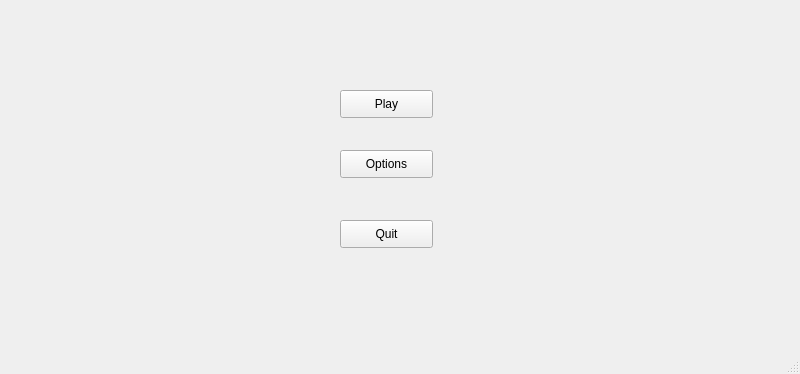
<?xml version="1.0" encoding="UTF-8"?>
<ui version="4.0">
 <class>Menu</class>
 <widget class="QMainWindow" name="Menu">
  <property name="geometry">
   <rect>
    <x>0</x>
    <y>0</y>
    <width>800</width>
    <height>374</height>
   </rect>
  </property>
  <property name="windowTitle">
   <string>MainWindow</string>
  </property>
  <widget class="QWidget" name="centralwidget">
   <widget class="QPushButton" name="Play">
    <property name="geometry">
     <rect>
      <x>340</x>
      <y>90</y>
      <width>93</width>
      <height>28</height>
     </rect>
    </property>
    <property name="text">
     <string>Play</string>
    </property>
   </widget>
   <widget class="QPushButton" name="Options">
    <property name="geometry">
     <rect>
      <x>340</x>
      <y>150</y>
      <width>93</width>
      <height>28</height>
     </rect>
    </property>
    <property name="text">
     <string>Options</string>
    </property>
   </widget>
   <widget class="QPushButton" name="Quit">
    <property name="geometry">
     <rect>
      <x>340</x>
      <y>220</y>
      <width>93</width>
      <height>28</height>
     </rect>
    </property>
    <property name="text">
     <string>Quit</string>
    </property>
   </widget>
  </widget>
  <widget class="QMenuBar" name="menubar">
   <property name="geometry">
    <rect>
     <x>0</x>
     <y>0</y>
     <width>800</width>
     <height>26</height>
    </rect>
   </property>
  </widget>
  <widget class="QStatusBar" name="statusbar"/>
 </widget>
 <resources/>
 <connections/>
</ui>
